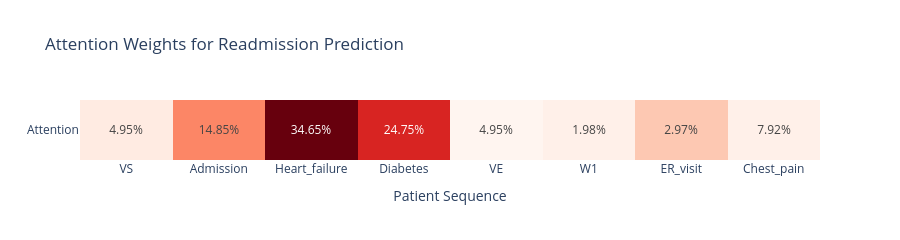

Here is the notebook cell this chart was saved with:
### Code cell
# Attention visualization for a sample prediction
print("\n👁️ Attention Weight Visualization")
print("\nExample: Which concepts most influenced the readmission prediction?")

# Simulate attention weights for a patient sequence
sequence = ['VS', 'Admission', 'Heart_failure', 'Diabetes', 'VE', 'W1', 'VS', 'ER_visit', 'Chest_pain', 'VE']
attention_weights = np.array([0.05, 0.15, 0.35, 0.25, 0.05, 0.02, 0.03, 0.08, 0.02, 0.01])

# Normalize weights
attention_weights = attention_weights / attention_weights.sum()

# Create heatmap
fig = go.Figure(data=go.Heatmap(
    z=[attention_weights],
    x=sequence,
    y=['Attention'],
    colorscale='Reds',
    text=[[f"{w:.2%}" for w in attention_weights]],
    texttemplate="%{text}",
    showscale=False
))

fig.update_layout(
    title="Attention Weights for Readmission Prediction",
    xaxis_title="Patient Sequence",
    height=200,
    xaxis={'side': 'bottom'}
)
fig.show()

print("\n📌 Key insights:")
print("- Heart failure (35%) and Diabetes (25%) receive highest attention")
print("- Administrative tokens (VS/VE) receive low attention")
print("- Recent ER visit (8%) also influences prediction")

### Figure 1 — Plotly figure (JSON) as saved in the notebook; plotly's stock layout.template omitted (floating-point values rounded to 4 significant figures)
{"data": [{"colorscale": [[0, "rgb(255,245,240)"], [0.125, "rgb(254,224,210)"], [0.25, "rgb(252,187,161)"], [0.375, "rgb(252,146,114)"], [0.5, "rgb(251,106,74)"], [0.625, "rgb(239,59,44)"], [0.75, "rgb(203,24,29)"], [0.875, "rgb(165,15,21)"], [1, "rgb(103,0,13)"]], "showscale": false, "text": [["4.95%", "14.85%", "34.65%", "24.75%", "4.95%", "1.98%", "2.97%", "7.92%", "1.98%", "0.99%"]], "texttemplate": "%{text}", "type": "heatmap", "x": ["VS", "Admission", "Heart_failure", "Diabetes", "VE", "W1", "VS", "ER_visit", "Chest_pain", "VE"], "y": ["Attention"], "z": [[0.0495, 0.1485, 0.3465, 0.2475, 0.0495, 0.0198, 0.0297, 0.07921, 0.0198, 0.009901]]}], "layout": {"height": 200, "title": {"text": "Attention Weights for Readmission Prediction"}, "xaxis": {"side": "bottom", "title": {"text": "Patient Sequence"}}}}
